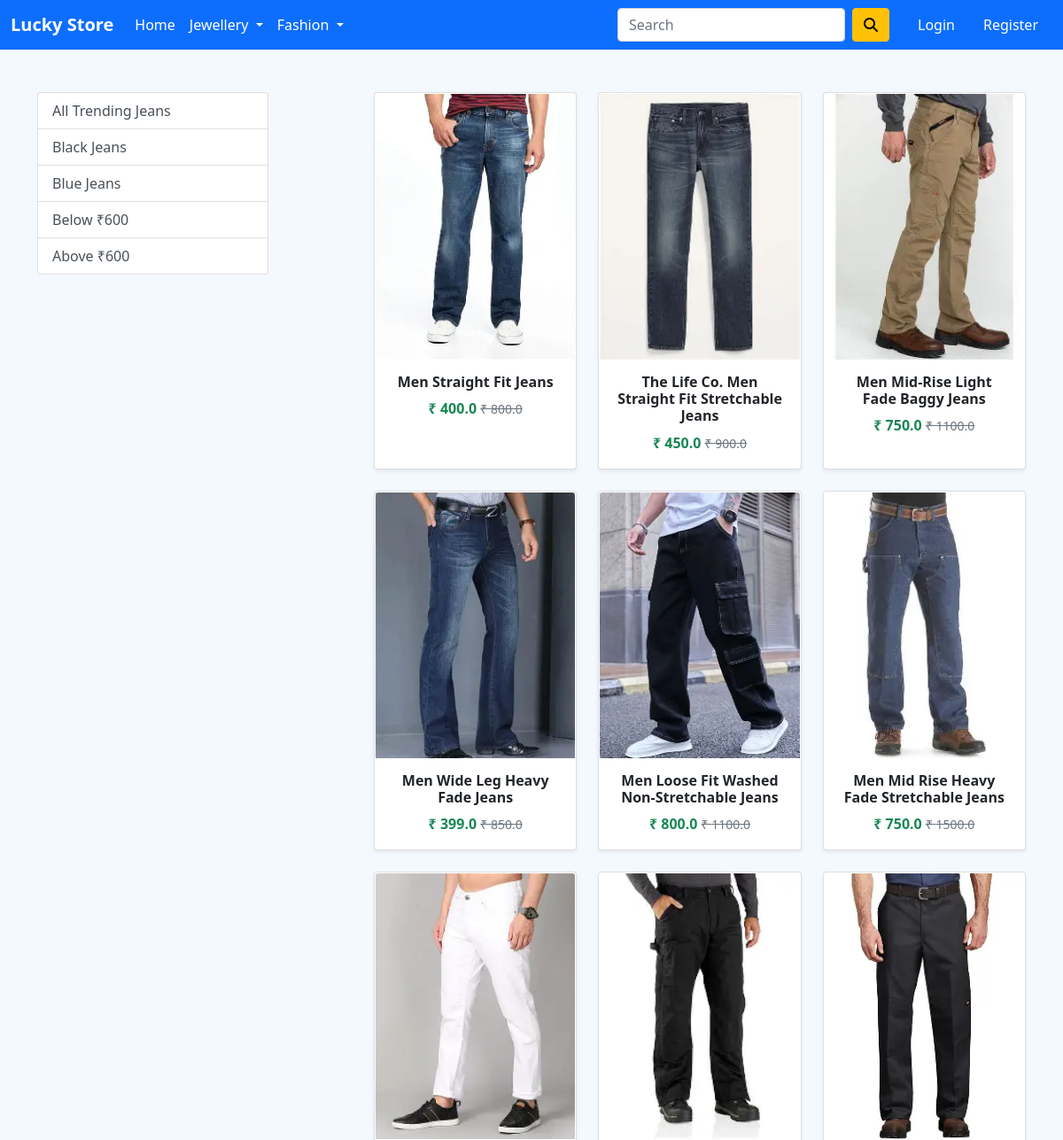
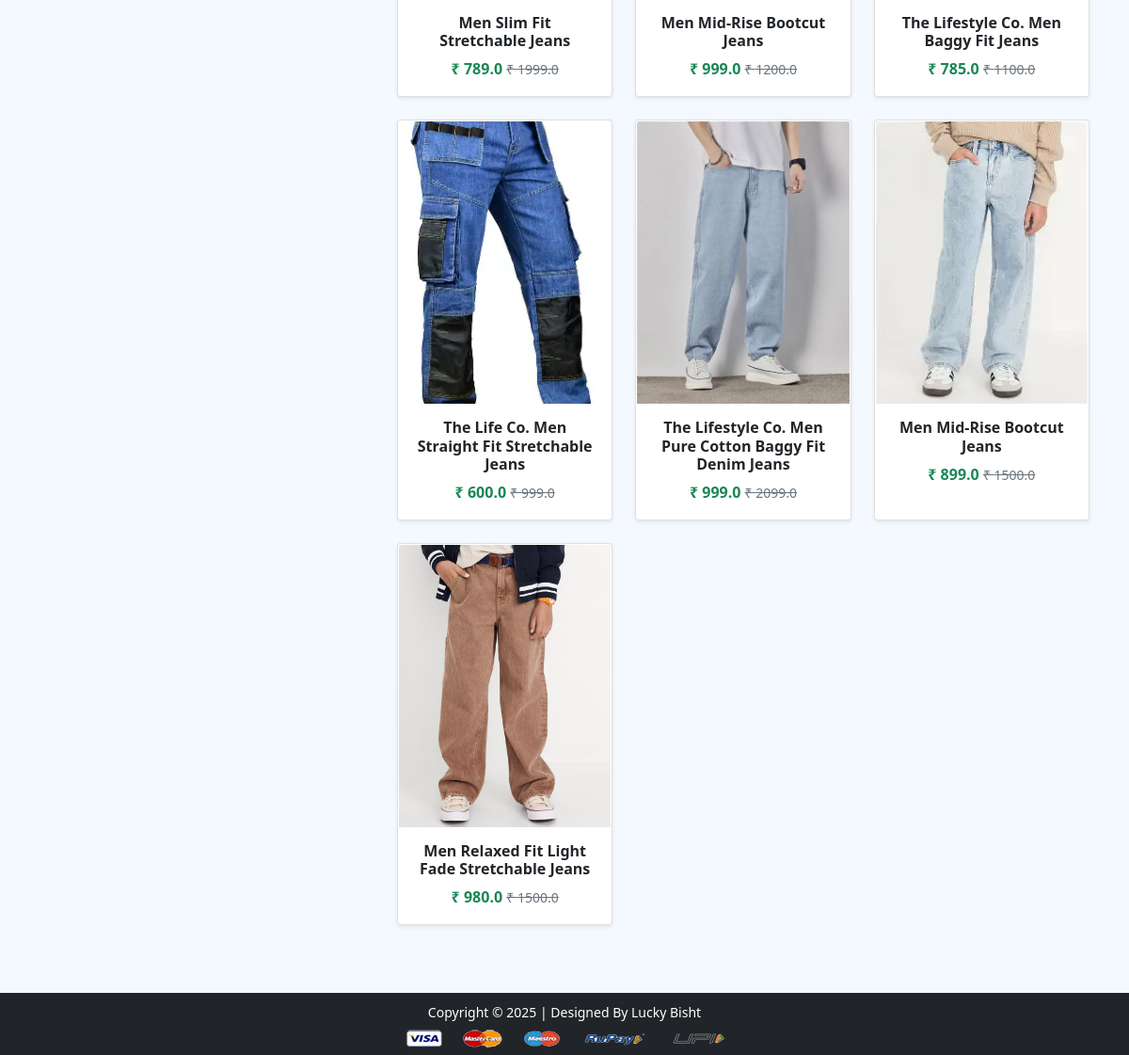
The app's page /bottomwear/ with its own data (2 pictures, top to bottom).
### app/models.py (models this page shows, shortened)
class Product(models.Model):
    title = models.CharField(max_length=100)
    selling_price = models.FloatField()
    discounted_price = models.FloatField()
    description = models.TextField()
    brand = models.CharField(max_length=100)
    category = models.CharField(choices=CATEGORY_CHOICES, max_length=2)
    product_image = models.ImageField(upload_to='producting')

### app/views.py (the view)
# urls.py: path('bottomwear/', views.bottomwear, name='bottomwear'),
def bottomwear(request, data=None):
    return category_filter(request, 'BW', ['Black', 'Blue'], 600, 'app/bottomwear.html', 'bottomwear', data)

### app/context_processors.py (called while the page is built)
def cart_item_count(request):
    if request.user.is_authenticated:
        cart_count = Cart.objects.filter(user=request.user).count()
    else:
        cart_count = 0
    return {
        'cart_item_count': cart_count
    }

### app/views.py (called while the page is built, shortened)
def category_filter(request, category, brand_list=None, price_limit=None, template=None, context_name=None, data=None):
    products = Product.objects.filter(category=category)
    return render(request, template, {context_name: products})

### app/templates/app/bottomwear.html (shortened to what this page needs)
{% extends 'app/base.html' %}
{% load static %}
{% block main-content %}
<div class="container my-5">
  <div class="row">
    <div class="col-sm-3">
      <div class="list-group">
        <a href="{% url 'bottomwear' %}"
           class="list-group-item list-group-item-action">
          All Trending Jeans
        </a>
        <a href="{% url 'bottomweardata' 'Black' %}"
           class="list-group-item list-group-item-action">
          Black Jeans
        </a>
        <a href="{% url 'bottomweardata' 'Blue' %}"
           class="list-group-item list-group-item-action">
          Blue Jeans
        </a>
        <a href="{% url 'bottomweardata' 'below' %}"
           class="list-group-item list-group-item-action">
          Below ₹600
        </a>
        <a href="{% url 'bottomweardata' 'above' %}"
           class="list-group-item list-group-item-action">
          Above ₹600
        </a>
      </div>
    </div>
    <div class="col-sm-8 offset-sm-1">
      <div class="row">
        {% for product in bottomwear %}
        <div class="col-sm-4 mb-4">
          <div class="card text-center shadow-sm h-100">
            <a href="{% url 'product-detail' product.id %}" class="btn p-0">
              <img src="{{ product.product_image.url }}"
                   alt="{{ product.title }}"
                   class="card-img-top img-fluid"
                   style="height:300px; object-fit:cover;">
              <div class="card-body">
                <h6 class="fw-bold">{{ product.title }}</h6>
                <p class="fw-bold text-success mb-0">
                  ₹ {{ product.discounted_price }}
                  <small class="fw-light text-muted text-decoration-line-through">
                    ₹ {{ product.selling_price }}
                  </small>
                </p>
              </div>
            </a>
          </div>
        </div>
        {% empty %}
          <h5 class="text-center mt-5">No Products Available</h5>
        {% endfor %}
      </div>
    </div>
  </div>
</div>
{% endblock main-content %}

### app/static/app/css/style.css (style rules this page uses)
body { background-color: #f4f9ff; }

### records on screen
Product: product_image (picture), title "Men Straight Fit Jeans", discounted_price "400.0", selling_price "800.0"
Product: product_image (picture), title "The Life Co. Men Straight Fit Stretchable Jeans", discounted_price "450.0", selling_price "900.0"
Product: product_image (picture), title "Men Mid-Rise Light Fade Baggy Jeans", discounted_price "750.0", selling_price "1100.0"
Product: product_image (picture), title "Men Wide Leg Heavy Fade Jeans", discounted_price "399.0", selling_price "850.0"
Product: product_image (picture), title "Men Loose Fit Washed Non-Stretchable Jeans", discounted_price "800.0", selling_price "1100.0"
Product: product_image (picture), title "Men Mid Rise Heavy Fade Stretchable Jeans", discounted_price "750.0", selling_price "1500.0"
Product: product_image (picture), title "Men Slim Fit Stretchable Jeans", discounted_price "789.0", selling_price "1999.0"
Product: product_image (picture), title "Men Mid-Rise Bootcut Jeans", discounted_price "999.0", selling_price "1200.0"
Product: product_image (picture), title "The Lifestyle Co. Men Baggy Fit Jeans", discounted_price "785.0", selling_price "1100.0"
Product: product_image (picture), title "The Life Co. Men Straight Fit Stretchable Jeans", discounted_price "600.0", selling_price "999.0"
Product: product_image (picture), title "The Lifestyle Co. Men Pure Cotton Baggy Fit Denim Jeans", discounted_price "999.0", selling_price "2099.0"
Product: product_image (picture), title "Men Mid-Rise Bootcut Jeans", discounted_price "899.0", selling_price "1500.0"
Product: product_image (picture), title "Men Relaxed Fit Light Fade Stretchable Jeans", discounted_price "980.0", selling_price "1500.0"
